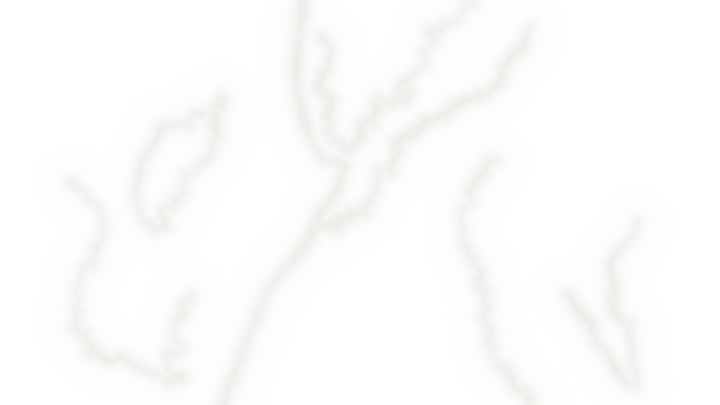
#> input picture research/style_tests/more_life/weather/assets/vicksburg_w_fog.png, 1440 x 810 px, given in place of wx_clear.png, which was not available (shown at 1/2 size)
$ python compose_preview.py assets
#> lines starting #> are read from the running program, lines starting #| are printed output that depends on the picture
"""python3 compose_preview.py <dir with wx_*.png from render.js> -> preview.jpg
Top: 2 rows x 3 looks, the SAME 960x540 crop of each 1080p frame at 1:1 (1080p scale). Bottom: the six full frames at 480 px wide
(feed / phone size) to check readability small."""
import os, sys
from PIL import Image, ImageDraw, ImageFont
src = sys.argv[1]
LOOKS = [("clear", "CLEAR"), ("rain", "RAIN"), ("mud", "MUD"), ("snow", "SNOW"), ("fog", "FOG"), ("rainmud", "RAIN + MUD")]
CROP = (480, 230, 1440, 770)            # Vicksburg label, Big Black creek, roads, two units, Edwards/Raymond
try:
    F = ImageFont.truetype("/usr/share/fonts/truetype/liberation/LiberationSerif-Bold.ttf", 30)
    f2 = ImageFont.truetype("/usr/share/fonts/truetype/liberation/LiberationSerif-Bold.ttf", 18)
except OSError:
    F = f2 = ImageFont.load_default()
G = 6
out = Image.new("RGB", (3 * 960 + 2 * G, 2 * 540 + G + 34 + 270 + 8), (24, 22, 18))
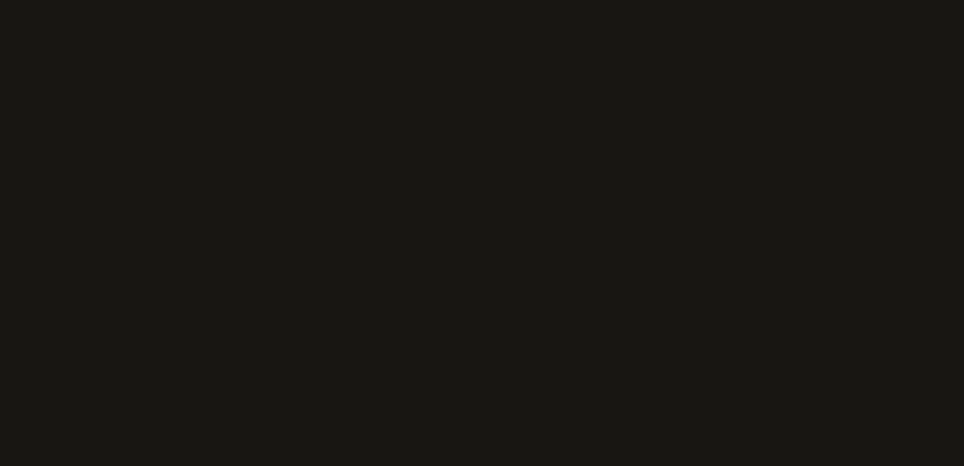
#> out: PIL image 2892x1398 RGB (shown at 1/3 size); mean R, G, B 24, 22, 18
d = ImageDraw.Draw(out)
for i, (k, name) in enumerate(LOOKS):
    im = Image.open(os.path.join(src, f"wx_{k}.png")).convert("RGB")
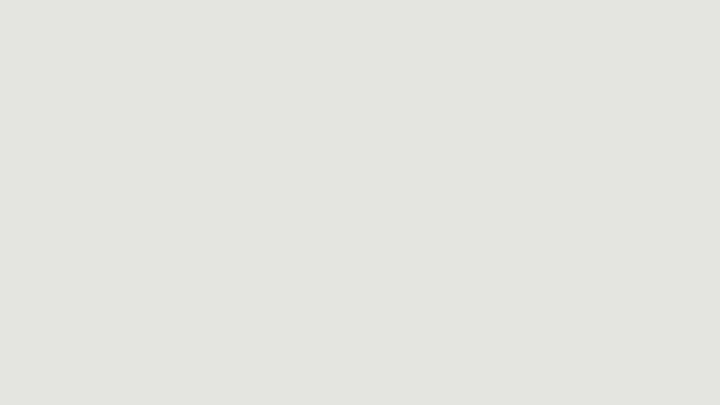
#> im: PIL image 1440x810 RGB (shown at 1/2 size); mean R, G, B 226, 229, 222
    x, y = (i % 3) * (960 + G), (i // 3) * (540 + G)
    out.paste(im.crop(CROP), (x, y))
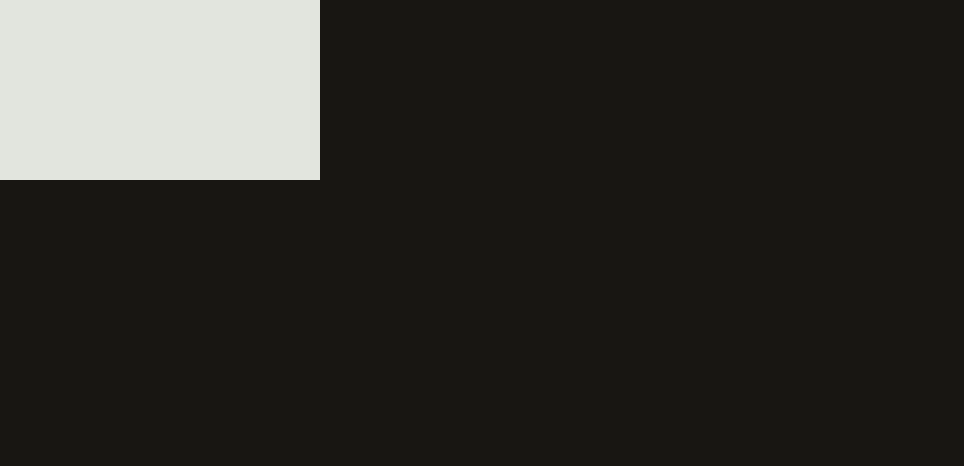
#> out: PIL image 2892x1398 RGB (shown at 1/3 size); mean R, G, B 49.9, 48.5, 44.2
    d.rectangle([x + 14, y + 14, x + 24 + d.textlength(name, font=F), y + 54], fill=(20, 18, 12))
    d.text((x + 19, y + 17), name, font=F, fill=(240, 233, 208))
    sx, sy = i * 480 + (i and 0), 2 * 540 + G + 34
    out.paste(im.resize((480, 270), Image.LANCZOS), (sx, sy))
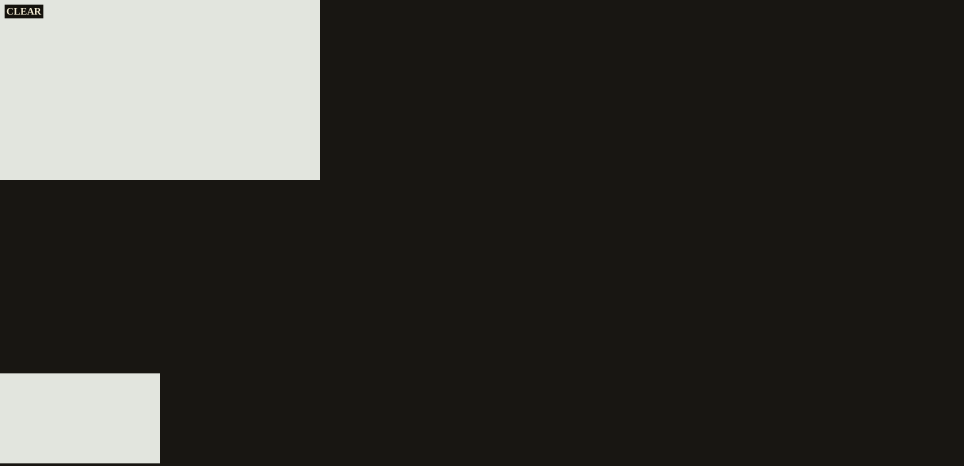
#> out: PIL image 2892x1398 RGB (shown at 1/3 size); mean R, G, B 56.2, 55, 50.5
    d.text((sx + 8, sy + 6), name, font=f2, fill=(240, 233, 208), stroke_width=2, stroke_fill=(20, 18, 12))
#> pass 2 of the loop `for i, (k, name) in enumerate(LOOKS):`:
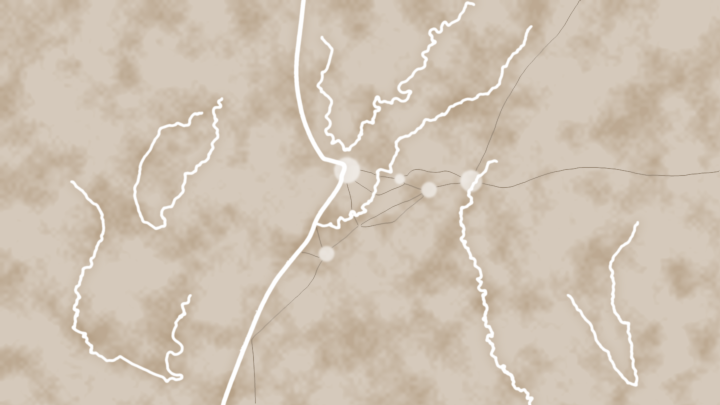
#> input picture research/style_tests/more_life/weather/assets/vicksburg_w_mud.png, 1440 x 810 px, given in place of wx_rain.png, which was not available (shown at 1/2 size)
#> `im = Image.open(os.path.join(src, f"wx_{k}.png")).convert("RGB")`:
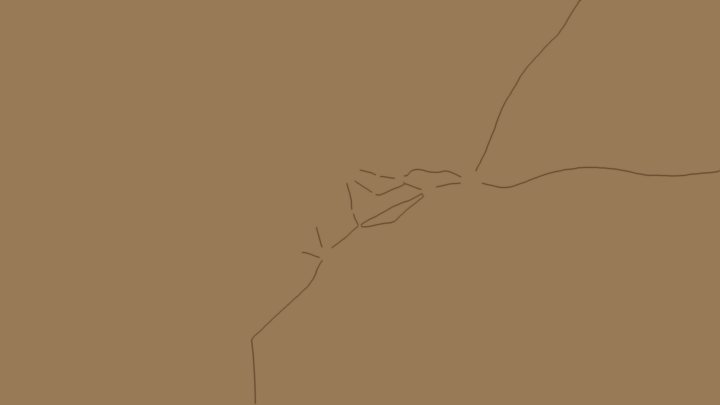
#> im: PIL image 1440x810 RGB (shown at 1/2 size); mean R, G, B 151.8, 121.8, 85.8
#> `out.paste(im.resize((480, 270), Image.LANCZOS), (sx, sy))`:
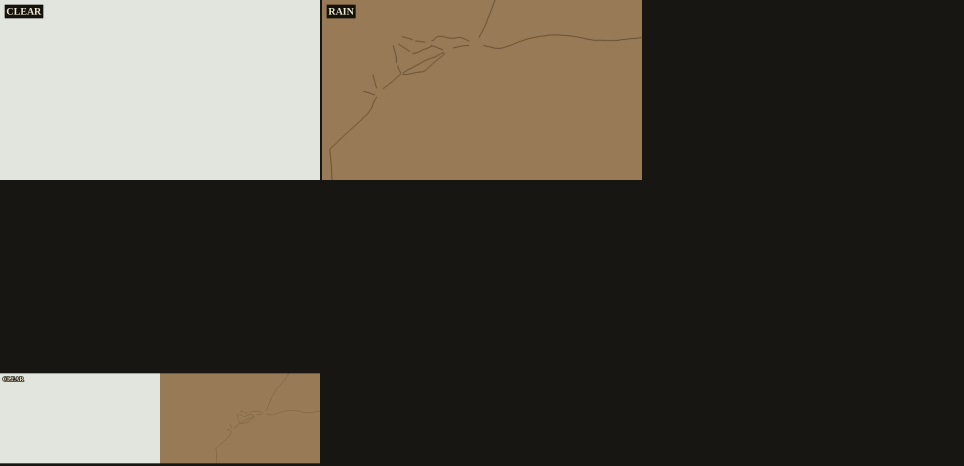
#> out: PIL image 2892x1398 RGB (shown at 1/3 size); mean R, G, B 76.5, 70.8, 61.3
#> (the run stopped early here; a loop or call above may not have finished)
